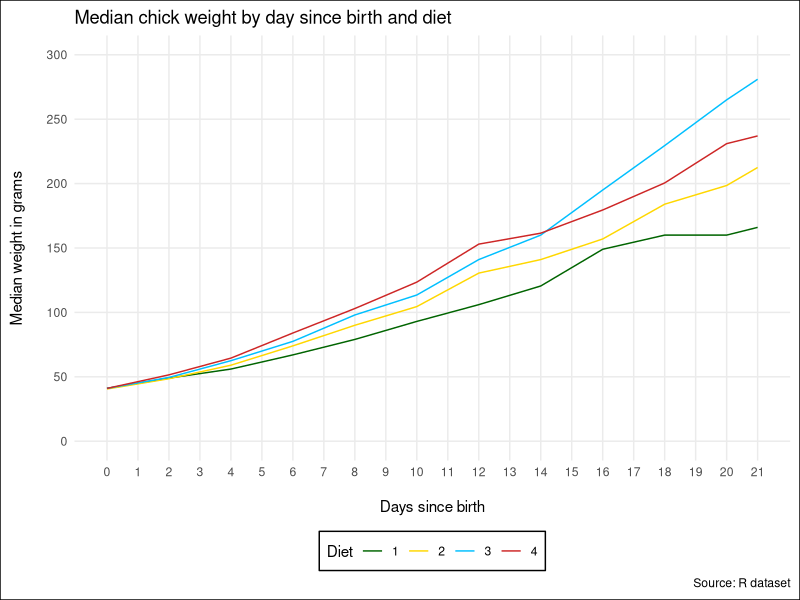

The R source for this figure:
## ---- chunk 1
#| label: setup
#| echo: false
#| eval: true

# load packages
# install.packages("kableExtra")
library(MASS)
library(kableExtra)
library(ggplot2)

# load dataset
data("ChickWeight")
## ---- chunk 2
#| label: summ1
#| echo: false
#| eval: true

# include weights at birth, day 10 and day 21 for each diet
days_to_extract <- c(0, 10, 21)
data_subset <- ChickWeight[ChickWeight$Time %in% days_to_extract,]
# median weights by day and diet for chosen days
summ_for_tbl <- tapply(data_subset$weight, list(data_subset$Time, data_subset$Diet), median)  

# format output
summ_for_tbl %>%
  kbl(escape=FALSE
      , align = "ccccc"
      , col.names = c("Day", "Diet 1", "Diet 2", "Diet 3", "Diet 4")
      ) %>%
  # prevent table from floating to top of page
  kable_styling(latex_options = "HOLD_position") %>%
  #select theme
  kable_classic(full_width = TRUE) %>%
  add_header_above(c("Median weight (grams) of chicks at Days 0, 10 and 21" = 5), font_size = 12) 

## ---- chunk 3
#| label: plot
#| echo: false
#| eval: true

# prepare data for plotting 
# median weight by day and diet 
df_for_plot <- aggregate(ChickWeight$weight, list(ChickWeight$Time, ChickWeight$Diet), median)
colnames(df_for_plot) <- c("day", "diet", "weight")
# custom colours
custom_cols <- c("darkgreen", "gold","deepskyblue","#CD2626") 
custom_types <- rep(1, 4)
# spec plot
p <- ggplot(df_for_plot
       , aes(x = day
          , y = weight
          , colour = diet
          )
      ) +
#  geom_point(aes(colour = diet, group = diet)) + 
  geom_line() + 
  scale_colour_manual(values = custom_cols) +
  labs(title = "Median chick weight by day since birth and diet"
       , x = "Days since birth"
       , y = "Median weight in grams"
       , caption = "Source: R dataset"
       , color = "Diet"
       ) +
  # axes labelling
  scale_y_continuous(limits= c(0, 300)
                     , breaks = seq(0, 300, by = 50)
                     , labels = seq(0, 300, by = 50)
                     ) +
  scale_x_continuous(breaks = c(seq(from=0,to=21,by=1))
                     , labels= c(seq(from=0,to=21,by=1))) +
  # layout
  theme_minimal() +
  theme(legend.position = "bottom"
         , legend.background = element_rect(fill = "white", colour = "black") #frame
         , plot.background = element_rect(colour = "black", fill = NA, linewidth = 0.5) #frame
         , plot.margin = unit(c(0.25,0.25,0.25,0.25), "cm")
         , axis.title.x = element_text(margin=margin(t=15)) #add margin to x-axis title
         , axis.title.y = element_text(margin=margin(r=15)) #add margin to y-axis title
         , panel.grid.minor.x = element_blank() # remove minor grid lines x axis
         , panel.grid.minor.y = element_blank() # remove minor grid lines y axis
         ) 

# output plot 
p
